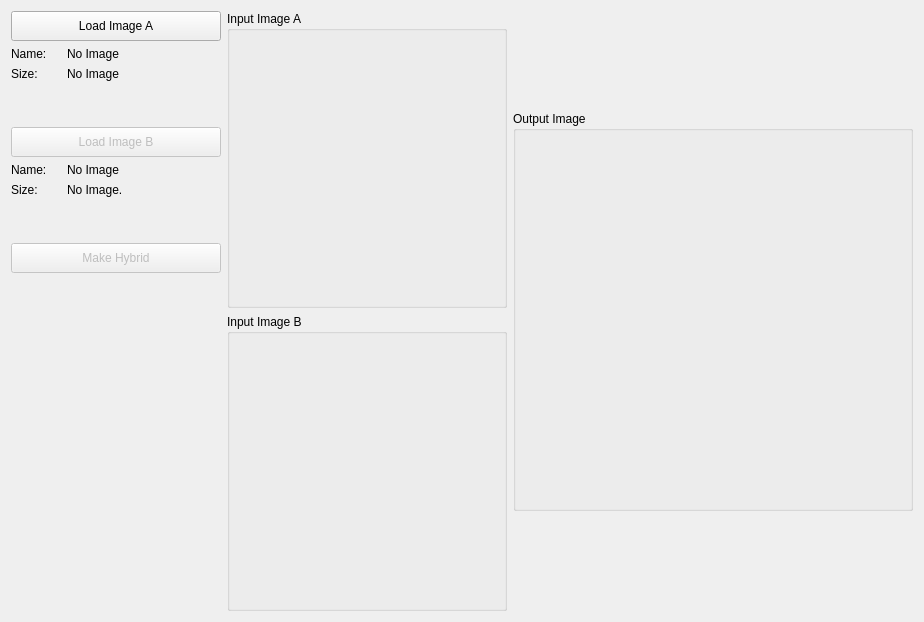
      <widget class="QWidget" name="Hybrid_Tab">
       <attribute name="title">
        <string>Hybrid</string>
       </attribute>
       <layout class="QGridLayout" name="gridLayout_22">
        <item row="0" column="0">
         <layout class="QGridLayout" name="gridLayout_21">
          <item row="0" column="0">
           <layout class="QVBoxLayout" name="verticalLayout_3">
            <item>
             <widget class="QPushButton" name="btn_load_2_1">
              <property name="sizePolicy">
               <sizepolicy hsizetype="Fixed" vsizetype="Fixed">
                <horstretch>0</horstretch>
                <verstretch>0</verstretch>
               </sizepolicy>
              </property>
              <property name="minimumSize">
               <size>
                <width>210</width>
                <height>30</height>
               </size>
              </property>
              <property name="maximumSize">
               <size>
                <width>210</width>
                <height>30</height>
               </size>
              </property>
              <property name="text">
               <string>Load Image A</string>
              </property>
             </widget>
            </item>
            <item>
             <layout class="QHBoxLayout" name="horizontalLayout_8">
              <property name="sizeConstraint">
               <enum>QLayout::SetFixedSize</enum>
              </property>
              <item>
               <widget class="QLabel" name="label_8">
                <property name="sizePolicy">
                 <sizepolicy hsizetype="Fixed" vsizetype="Fixed">
                  <horstretch>0</horstretch>
                  <verstretch>0</verstretch>
                 </sizepolicy>
                </property>
                <property name="minimumSize">
                 <size>
                  <width>50</width>
                  <height>0</height>
                 </size>
                </property>
                <property name="text">
                 <string>Name:</string>
                </property>
               </widget>
              </item>
              <item>
               <widget class="QLabel" name="label_imgName_2_1">
                <property name="sizePolicy">
                 <sizepolicy hsizetype="Fixed" vsizetype="Fixed">
                  <horstretch>0</horstretch>
                  <verstretch>0</verstretch>
                 </sizepolicy>
                </property>
                <property name="maximumSize">
                 <size>
                  <width>210</width>
                  <height>25</height>
                 </size>
                </property>
                <property name="text">
                 <string>No Image</string>
                </property>
               </widget>
              </item>
             </layout>
            </item>
            <item>
             <layout class="QHBoxLayout" name="horizontalLayout_9">
              <item>
               <widget class="QLabel" name="label_9">
                <property name="sizePolicy">
                 <sizepolicy hsizetype="Fixed" vsizetype="Fixed">
                  <horstretch>0</horstretch>
                  <verstretch>0</verstretch>
                 </sizepolicy>
                </property>
                <property name="minimumSize">
                 <size>
                  <width>50</width>
                  <height>0</height>
                 </size>
                </property>
                <property name="text">
                 <string>Size:</string>
                </property>
               </widget>
              </item>
              <item>
               <widget class="QLabel" name="label_imgSize_2_1">
                <property name="sizePolicy">
                 <sizepolicy hsizetype="Fixed" vsizetype="Fixed">
                  <horstretch>0</horstretch>
                  <verstretch>0</verstretch>
                 </sizepolicy>
                </property>
                <property name="maximumSize">
                 <size>
                  <width>210</width>
                  <height>25</height>
                 </size>
                </property>
                <property name="text">
                 <string>No Image</string>
                </property>
               </widget>
              </item>
             </layout>
            </item>
            <item>
             <spacer name="verticalSpacer_3">
              <property name="orientation">
               <enum>Qt::Vertical</enum>
              </property>
              <property name="sizeType">
               <enum>QSizePolicy::Fixed</enum>
              </property>
              <property name="sizeHint" stdset="0">
               <size>
                <width>20</width>
                <height>40</height>
               </size>
              </property>
             </spacer>
            </item>
            <item>
             <widget class="QPushButton" name="btn_load_2_2">
              <property name="enabled">
               <bool>false</bool>
              </property>
              <property name="sizePolicy">
               <sizepolicy hsizetype="Fixed" vsizetype="Fixed">
                <horstretch>0</horstretch>
                <verstretch>0</verstretch>
               </sizepolicy>
              </property>
              <property name="minimumSize">
               <size>
                <width>210</width>
                <height>30</height>
               </size>
              </property>
              <property name="maximumSize">
               <size>
                <width>210</width>
                <height>30</height>
               </size>
              </property>
              <property name="text">
               <string>Load Image B</string>
              </property>
             </widget>
            </item>
            <item>
             <layout class="QHBoxLayout" name="horizontalLayout_11">
              <property name="sizeConstraint">
               <enum>QLayout::SetFixedSize</enum>
              </property>
              <item>
               <widget class="QLabel" name="label_11">
                <property name="sizePolicy">
                 <sizepolicy hsizetype="Fixed" vsizetype="Fixed">
                  <horstretch>0</horstretch>
                  <verstretch>0</verstretch>
                 </sizepolicy>
                </property>
                <property name="minimumSize">
                 <size>
                  <width>50</width>
                  <height>0</height>
                 </size>
                </property>
                <property name="text">
                 <string>Name:</string>
                </property>
               </widget>
              </item>
              <item>
               <widget class="QLabel" name="label_imgName_2_2">
                <property name="sizePolicy">
                 <sizepolicy hsizetype="Fixed" vsizetype="Fixed">
                  <horstretch>0</horstretch>
                  <verstretch>0</verstretch>
                 </sizepolicy>
                </property>
                <property name="maximumSize">
                 <size>
                  <width>210</width>
                  <height>25</height>
                 </size>
                </property>
                <property name="text">
                 <string>No Image</string>
                </property>
               </widget>
              </item>
             </layout>
            </item>
            <item>
             <layout class="QHBoxLayout" name="horizontalLayout_10">
              <item>
               <widget class="QLabel" name="label_10">
                <property name="sizePolicy">
                 <sizepolicy hsizetype="Fixed" vsizetype="Fixed">
                  <horstretch>0</horstretch>
                  <verstretch>0</verstretch>
                 </sizepolicy>
                </property>
                <property name="minimumSize">
                 <size>
                  <width>50</width>
                  <height>0</height>
                 </size>
                </property>
                <property name="text">
                 <string>Size:</string>
                </property>
               </widget>
              </item>
              <item>
               <widget class="QLabel" name="label_imgSize_2_2">
                <property name="sizePolicy">
                 <sizepolicy hsizetype="Fixed" vsizetype="Fixed">
                  <horstretch>0</horstretch>
                  <verstretch>0</verstretch>
                 </sizepolicy>
                </property>
                <property name="maximumSize">
                 <size>
                  <width>210</width>
                  <height>25</height>
                 </size>
                </property>
                <property name="text">
                 <string>No Image.</string>
                </property>
               </widget>
              </item>
             </layout>
            </item>
            <item>
             <spacer name="verticalSpacer_4">
              <property name="orientation">
               <enum>Qt::Vertical</enum>
              </property>
              <property name="sizeType">
               <enum>QSizePolicy::Fixed</enum>
              </property>
              <property name="sizeHint" stdset="0">
               <size>
                <width>20</width>
                <height>40</height>
               </size>
              </property>
             </spacer>
            </item>
            <item>
             <widget class="QPushButton" name="btn_hybrid">
              <property name="enabled">
               <bool>false</bool>
              </property>
              <property name="sizePolicy">
               <sizepolicy hsizetype="Fixed" vsizetype="Maximum">
                <horstretch>0</horstretch>
                <verstretch>0</verstretch>
               </sizepolicy>
              </property>
              <property name="minimumSize">
               <size>
                <width>210</width>
                <height>30</height>
               </size>
              </property>
              <property name="maximumSize">
               <size>
                <width>210</width>
                <height>30</height>
               </size>
              </property>
              <property name="text">
               <string>Make Hybrid</string>
              </property>
             </widget>
            </item>
            <item>
             <spacer name="verticalSpacer_5">
              <property name="orientation">
               <enum>Qt::Vertical</enum>
              </property>
              <property name="sizeHint" stdset="0">
               <size>
                <width>20</width>
                <height>40</height>
               </size>
              </property>
             </spacer>
            </item>
           </layout>
          </item>
          <item row="0" column="1">
           <layout class="QGridLayout" name="gridLayout_20">
            <item row="0" column="0">
             <layout class="QGridLayout" name="gridLayout_17">
              <item row="1" column="0">
               <widget class="QGroupBox" name="groupBox_10">
                <property name="sizePolicy">
                 <sizepolicy hsizetype="Expanding" vsizetype="Expanding">
                  <horstretch>0</horstretch>
                  <verstretch>0</verstretch>
                 </sizepolicy>
                </property>
                <property name="maximumSize">
                 <size>
                  <width>500</width>
                  <height>16777215</height>
                 </size>
                </property>
                <property name="title">
                 <string>Input Image B</string>
                </property>
                <layout class="QGridLayout" name="gridLayout_16">
                 <item row="0" column="0">
                  <widget class="ImageView" name="img2_2_input" native="true">
                   <property name="sizePolicy">
                    <sizepolicy hsizetype="Expanding" vsizetype="Expanding">
                     <horstretch>0</horstretch>
                     <verstretch>0</verstretch>
                    </sizepolicy>
                   </property>
                   <property name="minimumSize">
                    <size>
                     <width>256</width>
                     <height>256</height>
                    </size>
                   </property>
                  </widget>
                 </item>
                </layout>
               </widget>
              </item>
              <item row="0" column="0">
               <widget class="QGroupBox" name="groupBox_9">
                <property name="sizePolicy">
                 <sizepolicy hsizetype="Expanding" vsizetype="Expanding">
                  <horstretch>0</horstretch>
                  <verstretch>0</verstretch>
                 </sizepolicy>
                </property>
                <property name="maximumSize">
                 <size>
                  <width>500</width>
                  <height>16777215</height>
                 </size>
                </property>
                <property name="title">
                 <string>Input Image A</string>
                </property>
                <layout class="QGridLayout" name="gridLayout_15">
                 <item row="0" column="0">
                  <widget class="ImageView" name="img2_1_input" native="true">
                   <property name="sizePolicy">
                    <sizepolicy hsizetype="Expanding" vsizetype="Expanding">
                     <horstretch>0</horstretch>
                     <verstretch>0</verstretch>
                    </sizepolicy>
                   </property>
                   <property name="minimumSize">
                    <size>
                     <width>256</width>
                     <height>256</height>
                    </size>
                   </property>
                  </widget>
                 </item>
                </layout>
               </widget>
              </item>
             </layout>
            </item>
            <item row="0" column="1">
             <layout class="QGridLayout" name="gridLayout_19">
              <property name="sizeConstraint">
               <enum>QLayout::SetMinimumSize</enum>
              </property>
              <item row="0" column="1">
               <spacer name="verticalSpacer_7">
                <property name="orientation">
                 <enum>Qt::Vertical</enum>
                </property>
                <property name="sizeHint" stdset="0">
                 <size>
                  <width>20</width>
                  <height>40</height>
                 </size>
                </property>
               </spacer>
              </item>
              <item row="1" column="0" colspan="2">
               <widget class="QGroupBox" name="groupBox_11">
                <property name="sizePolicy">
                 <sizepolicy hsizetype="Expanding" vsizetype="Expanding">
                  <horstretch>0</horstretch>
                  <verstretch>0</verstretch>
                 </sizepolicy>
                </property>
                <property name="minimumSize">
                 <size>
                  <width>400</width>
                  <height>400</height>
                 </size>
                </property>
                <property name="title">
                 <string>Output Image</string>
                </property>
                <layout class="QGridLayout" name="gridLayout_18">
                 <item row="0" column="0">
                  <widget class="ImageView" name="img2_output" native="true">
                   <property name="sizePolicy">
                    <sizepolicy hsizetype="Expanding" vsizetype="Expanding">
                     <horstretch>0</horstretch>
                     <verstretch>0</verstretch>
                    </sizepolicy>
                   </property>
                   <property name="minimumSize">
                    <size>
                     <width>256</width>
                     <height>256</height>
                    </size>
                   </property>
                  </widget>
                 </item>
                </layout>
               </widget>
              </item>
              <item row="2" column="0">
               <spacer name="verticalSpacer_6">
                <property name="orientation">
                 <enum>Qt::Vertical</enum>
                </property>
                <property name="sizeHint" stdset="0">
                 <size>
                  <width>20</width>
                  <height>40</height>
                 </size>
                </property>
               </spacer>
              </item>
             </layout>
            </item>
           </layout>
          </item>
         </layout>
        </item>
       </layout>
      </widget>
